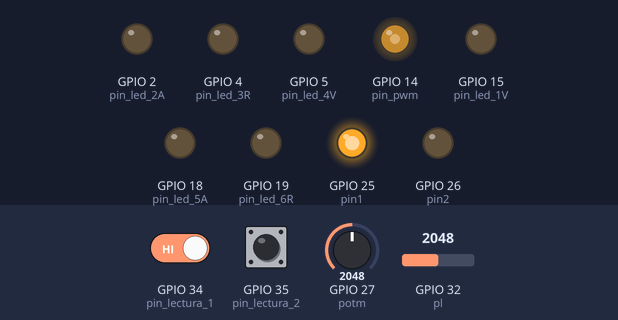
The sketch below on a simulated ESP32. Shown: output pins drawn as LEDs (lit = HIGH). The test bench sets the inputs (shaded band); at power-on: GPIO 32 (pl) = 2048, GPIO 34 (pin_lectura_1) HIGH, GPIO 27 (potm) = 2048, GPIO 35 (pin_lectura_2) HIGH. What the sketch prints to the serial monitor is not drawn.

Above: at 1.2 s.
1.3 s: GPIO 32 (pl) set to 1042
2.8 s: GPIO 32 (pl) set to 946
At 3.8 s:
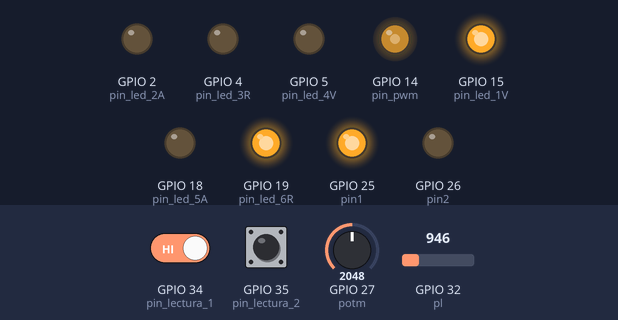
8.8 s: GPIO 34 (pin_lectura_1) driven LOW
At 10.1 s:
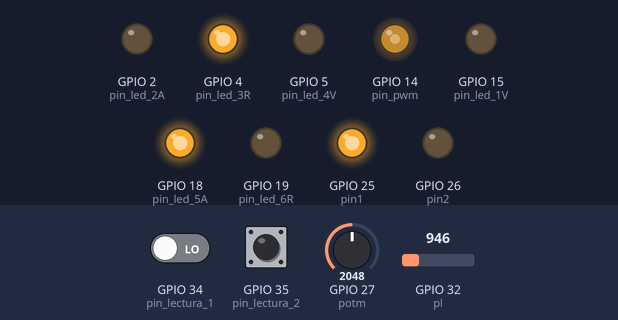
17.8 s: GPIO 32 (pl) set to 2540
At 19.5 s:
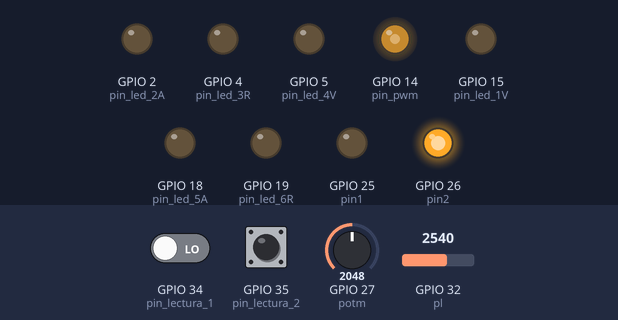
20.8 s: GPIO 27 (potm) set to 1971
At 21.5 s:
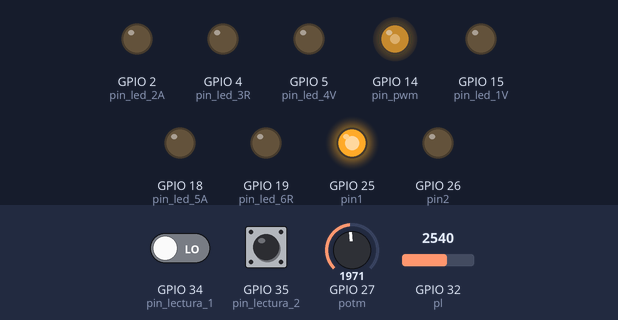
22.3 s: GPIO 27 (potm) set to 961
Timing chart, 0 to 26.3 s (numbered marks = the images above; inputs shaded):
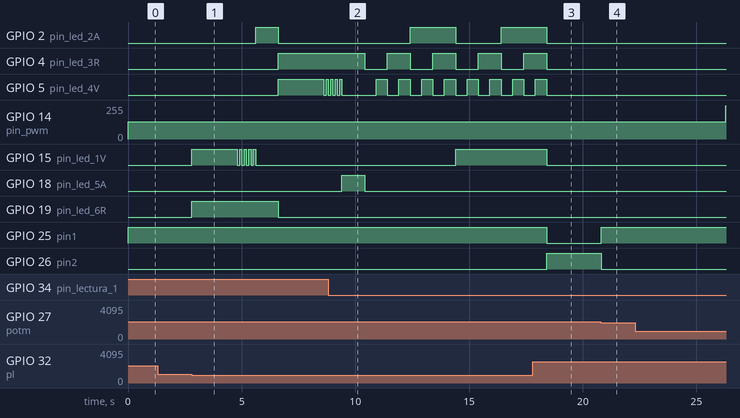

Measured:
- the behaviour switches between 1001 and 1000 on GPIO 32 (pl) (found by bisection; images 0 and 1)
- the behaviour switches between 2001 and 2000 on GPIO 27 (potm) (found by bisection; images 3 and 4)
- after the input at 2.8 s, GPIO 2 (pin_led_2A): LOW → HIGH after 2.8 s, → LOW 1.0 s later; GPIO 4 (pin_led_3R): LOW → HIGH after 3.8 s
- after the input at 8.8 s, GPIO 18 (pin_led_5A): goes on until 10.4 s, then stays LOW; GPIO 19 (pin_led_6R): stays LOW (without the input it goes to HIGH after 1.6 s)
- after the input at 17.8 s, GPIO 2 (pin_led_2A), GPIO 4 (pin_led_3R), GPIO 5 (pin_led_4V): goes on until 18.4 s, then stays LOW; GPIO 25 (pin1): HIGH → LOW after 0.62 s; GPIO 26 (pin2): LOW → HIGH after 0.62 s
- after the input at 20.8 s, GPIO 25 (pin1): LOW → HIGH at once; GPIO 26 (pin2): HIGH → LOW at once
- after the input at 22.3 s, GPIO 14 (pin_pwm): 128/255 → 249/255 after 4.0 s

The sketch:

exam.ino
```cpp
int pin_lectura_1=34, lectura_1=0;
int pin_lectura_2=35, lectura_2=0;
float pl=32, lec=0;
int pin_led_1V=15;
int pin_led_2A=2;
int pin_led_3R=4;
int pin_led_4V=5;
int pin_led_5A=18;
int pin_led_6R=19;

int pin_pwm=14;
int pin1=25;
int pin2=26;
int frecuencia_1=500;
int canal=0;
int resolucion=12;
float potm=27, lec2=0;

void setup (){
  pinMode(pl,INPUT);
  pinMode( pin_lectura_1,INPUT);
  pinMode( pin_lectura_2,INPUT);
  Serial.begin(115200);
  pinMode(pin_led_1V,OUTPUT);
  pinMode(pin_led_2A,OUTPUT);
  pinMode(pin_led_3R,OUTPUT);
  pinMode(pin_led_4V,OUTPUT);
  pinMode(pin_led_5A,OUTPUT);
  pinMode(pin_led_6R,OUTPUT);

  pinMode(potm,INPUT);
  ledcSetup(canal,frecuencia_1,resolucion);
  ledcAttachPin(pin_pwm,canal);
  pinMode(pin1,OUTPUT);
  pinMode(pin2,OUTPUT);

}


void loop (){
  lec=analogRead(pl);
  Serial.print("El valor del potonciometro es: ");
  Serial.println(lec);
   lectura_1=digitalRead(pin_lectura_1);
  lectura_2=digitalRead(pin_lectura_2);


Serial.print("Lectura 1:  ");
Serial.println(lectura_1);
Serial.print("Lectura 2:  ");
Serial.println(lectura_2);

if (lec>=0 && lec<=1000){
  if((lectura_1==0 && lectura_2==0) || (lectura_1==0 && lectura_2==1)){
  digitalWrite(pin_led_1V,LOW);
digitalWrite(pin_led_2A,LOW);
digitalWrite(pin_led_3R,LOW);
digitalWrite(pin_led_4V,LOW);
delay(500);

digitalWrite(pin_led_4V,HIGH);
delay(500);

digitalWrite(pin_led_4V,LOW);
digitalWrite(pin_led_3R,HIGH);
delay(500);

digitalWrite(pin_led_4V,HIGH);
delay(500);

digitalWrite(pin_led_4V,LOW);
digitalWrite(pin_led_3R,LOW);
digitalWrite(pin_led_2A,HIGH);
delay(500);

digitalWrite(pin_led_4V,HIGH);
delay(500);

digitalWrite(pin_led_4V,LOW);
digitalWrite(pin_led_3R,HIGH);
delay(500);

digitalWrite(pin_led_4V,HIGH);
delay(500);

digitalWrite(pin_led_2A,LOW);
digitalWrite(pin_led_3R,LOW);
digitalWrite(pin_led_4V,LOW);
digitalWrite(pin_led_1V,HIGH);
delay(500);

digitalWrite(pin_led_4V,HIGH);
delay(500);

digitalWrite(pin_led_4V,LOW);
digitalWrite(pin_led_3R,HIGH);
delay(500);

digitalWrite(pin_led_4V,HIGH);
delay(500);

digitalWrite(pin_led_4V,LOW);
digitalWrite(pin_led_3R,LOW);
digitalWrite(pin_led_2A,HIGH);
delay(500);

digitalWrite(pin_led_4V,HIGH);
delay(500);

digitalWrite(pin_led_4V,LOW);
digitalWrite(pin_led_3R,HIGH);
delay(500);

digitalWrite(pin_led_4V,HIGH);
delay(500);
}
if((lectura_1==1 && lectura_2==0) || (lectura_1==1 && lectura_2==1)){
digitalWrite(pin_led_1V,LOW);
digitalWrite(pin_led_2A,LOW);
digitalWrite(pin_led_3R,LOW);
digitalWrite(pin_led_4V,LOW);
digitalWrite(pin_led_5A,LOW);
digitalWrite(pin_led_6R,LOW);

digitalWrite(pin_led_1V,HIGH);
digitalWrite(pin_led_6R,HIGH);
delay(2000);

digitalWrite(pin_led_1V,LOW);
delay(100);
digitalWrite(pin_led_1V,HIGH);
delay(100);
digitalWrite(pin_led_1V,LOW);
delay(100);
digitalWrite(pin_led_1V,HIGH);
delay(100);
digitalWrite(pin_led_1V,LOW);
delay(100);
digitalWrite(pin_led_1V,HIGH);
delay(100);
digitalWrite(pin_led_1V,LOW);
delay(100);
digitalWrite(pin_led_1V,HIGH);
delay(100);

digitalWrite(pin_led_1V,LOW);
digitalWrite(pin_led_2A,HIGH);
delay(1000);

digitalWrite(pin_led_6R,LOW);
digitalWrite(pin_led_2A,LOW);
digitalWrite(pin_led_3R,HIGH);
digitalWrite(pin_led_4V,HIGH);
delay(2000);


digitalWrite(pin_led_4V,LOW);
delay(100);
digitalWrite(pin_led_4V,HIGH);
delay(100);
digitalWrite(pin_led_4V,LOW);
delay(100);
digitalWrite(pin_led_4V,HIGH);
delay(100);
digitalWrite(pin_led_4V,LOW);
delay(100);
digitalWrite(pin_led_4V,HIGH);
delay(100);
digitalWrite(pin_led_4V,LOW);
delay(100);
digitalWrite(pin_led_4V,HIGH);
delay(100);

digitalWrite(pin_led_4V,LOW);
digitalWrite(pin_led_5A,HIGH);
delay(1000);

digitalWrite(pin_led_5A,LOW);
digitalWrite(pin_led_3R,LOW);
}
}
if (lec>=1001 && lec<=2500){
   digitalWrite(pin_led_1V,LOW);
digitalWrite(pin_led_2A,LOW);
digitalWrite(pin_led_3R,LOW);
digitalWrite(pin_led_4V,LOW);
digitalWrite(pin_led_5A,LOW);
digitalWrite(pin_led_6R,LOW);

   lec2=analogRead(potm);
  ledcWrite(canal,lec2);
  digitalWrite(pin1, HIGH);
  digitalWrite(pin2, LOW);
 Serial.print("El valor del segundo potonciometro es: ");
  Serial.println(lec2);
}
if (lec>=2500 && lec<=4095){
   lec2=analogRead(potm);
  ledcWrite(canal,lec2);
 Serial.print("El valor del segundo potonciometro es: ");
  Serial.println(lec2);
  if(lec2>=0 && lec2<=2000){
  digitalWrite(pin_led_1V,LOW);
  digitalWrite(pin_led_2A,LOW);
  digitalWrite(pin_led_3R,LOW);
  digitalWrite(pin_led_4V,LOW);
  digitalWrite(pin_led_5A,LOW);
  digitalWrite(pin_led_6R,LOW);
    ledcWrite(canal,4000);
  digitalWrite(pin1, HIGH);
  digitalWrite(pin2, LOW);
}
if(lec2>=2001 && lec2<=4095){
  digitalWrite(pin_led_1V,LOW);
  digitalWrite(pin_led_2A,LOW);
  digitalWrite(pin_led_3R,LOW);
  digitalWrite(pin_led_4V,LOW);
  digitalWrite(pin_led_5A,LOW);
  digitalWrite(pin_led_6R,LOW);
    ledcWrite(canal,4000);
  digitalWrite(pin1, LOW);
  digitalWrite(pin2, HIGH);
}
}
}
```
